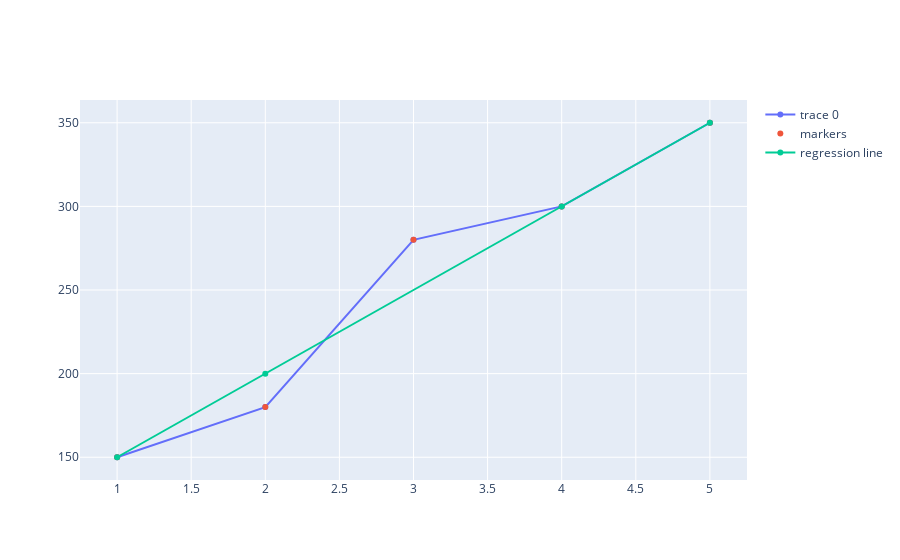

The notebook cell saved with this chart:
### Markdown cell above
## Exploring the rooms 3

### Code cell
house_price = np.array([150, 180, 280, 300, 350])
rooms = np.array([1, 2, 3, 4, 5])

import plotly.graph_objects as go
import numpy as np

fig = go.Figure(data=go.Scatter(x=rooms, y=house_price, mode='lines+markers'))
fig = go.Figure(data=go.Scatter(x=rooms, y=house_price, mode='lines+markers'))

fig.add_trace(go.Scatter(x=rooms, y=house_price,
                    mode='markers',
                    name='markers'))
fig.add_trace(go.Scatter(x=rooms_base, y=house_price_base,
                    mode='lines+markers',
                    name='regression line'))


fig.show()

### Figure 1 — Plotly figure (JSON) as saved in the notebook; plotly's stock layout.template omitted (floating-point values rounded to 4 significant figures)
{"data": [{"mode": "lines+markers", "type": "scatter", "x": [1, 2, 3, 4, 5], "y": [150, 180, 280, 300, 350]}, {"mode": "markers", "name": "markers", "type": "scatter", "x": [1, 2, 3, 4, 5], "y": [150, 180, 280, 300, 350]}, {"mode": "lines+markers", "name": "regression line", "type": "scatter", "x": [1, 2, 4, 5], "y": [150, 200, 300, 350]}], "layout": {}}
